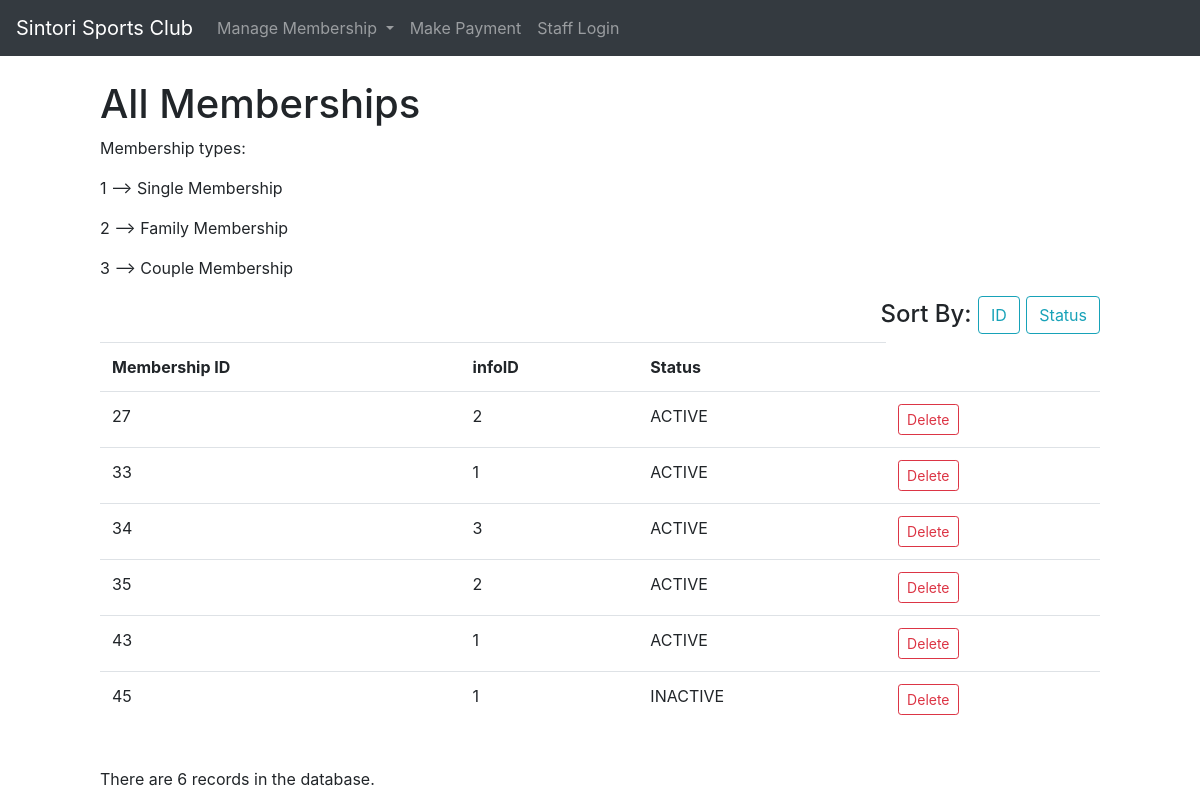
Page /membership_viewall.php on the committed database.
### tables this page shows
CREATE TABLE `membership` (
  `membershipID` mediumint(8) UNSIGNED NOT NULL,
  `infoID` mediumint(8) UNSIGNED DEFAULT NULL,
  `status` enum('ACTIVE','INACTIVE') NOT NULL DEFAULT 'ACTIVE'
);

### membership_viewall.php (the view, shortened to what this page needs)
<!doctype html>
<html>
<head>
	<link rel="stylesheet" type="text/css" href="style.css">
</head>
<body>
	<?php include ('nav_staff.inc.php');
	require ('connectDB.php');
	$display=19;
	if (isset($_GET['s']) && is_numeric($_GET['s'])) {
		$start = $_GET['s'];
	} else {
		$start = 0;
	}
	$sort = (isset($_GET['sort'])) ? $_GET['sort'] : 'ID';
	switch ($sort) {
		case 'ID':
			$order_by = 'membershipID';
			break;
	}
	echo '<h1>All Memberships</h1>';
  echo '<p>Membership types: </p><p>1 --> Single Membership</p>
        <p>2 --> Family Membership</p><p>3 --> Couple Membership</p>';
	$q = "SELECT * FROM membership ORDER BY $order_by LIMIT $start, $display";
	$r = @mysqli_query($dbc, $q);
	if($r){
		$num = mysqli_num_rows($r);
		if($num > 0){
			echo "<h4 class='text-right'>Sort By:
			<a type='button' class='btn btn-outline-info' href='membership_viewall.php?sort=ID'>ID </a>
			<a type='button' class='btn btn-outline-info' href='membership_viewall.php?sort=stat'>Status</a></h4>";
			echo '<table class="table">
						<tr><td align="left"><b>Membership ID</b></td>
            <td align="left"><b>infoID</b></td>
						<td align="left"><b>Status</b></td></tr>';
						while ($row = mysqli_fetch_array($r)) {
							echo '<tr><td align="left">' . $row['membershipID'] . '</td>
							<td align="left">' . $row['infoID'] . '</td>
							<td align="left">' . $row['status'] . '</td>' .
							"<td align='left'><a type='button' class='btn btn-outline-danger btn-sm' href=http://localhost/SintoriSportsWebsite/membership_delete.php?id=" . $row['membershipID'] . ">Delete</a></td></tr>";
						}
						echo '</table>';
						echo "<br/>There are $num records in the database.";
					}
					else{
						echo "There are no memberships in the database<br/>";
					}
				}
				else{
					echo '<p class="error">The current memberships could not be retrieved. We apologize for any inconvenience.</p>';
				}
			?>
</body>
</html>

### style.css (style rules this page uses)
body { padding-top: 80px; padding-left: 100px; padding-right: 100px; background-color: lightblue; }

### rows in the picture
membership: membershipID "27", infoID "2", status "ACTIVE"
membership: membershipID "33", infoID "1", status "ACTIVE"
membership: membershipID "34", infoID "3", status "ACTIVE"
membership: membershipID "35", infoID "2", status "ACTIVE"
membership: membershipID "43", infoID "1", status "ACTIVE"
membership: membershipID "45", infoID "1", status "INACTIVE"

### other values in the picture
$num "6"
